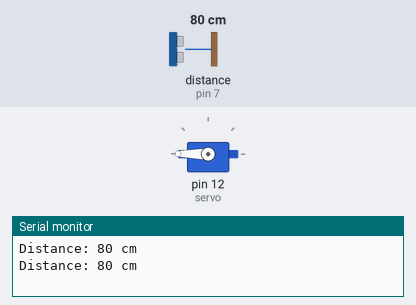
Simulated run of this sketch. Board: Arduino Uno, built with avr-gcc and run on an emulated ATmega328P. Shown: servo, the last lines printed to the serial monitor. Wiring (inferred from the names in the program): ultrasonic range finder: trigger pin 2; echo pin 7. The inputs (shaded band) are chosen by the test bench; at power-on: distance to the obstacle (sensor on pin 7) 80 cm. The echo pulse lasts 58.3 µs per cm.

Above: at 2.0 s.
2.1 s: distance to the obstacle (sensor on pin 7) set to 18 cm
At 3.9 s:
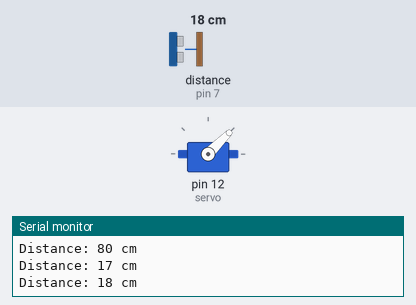
4.3 s: distance to the obstacle (sensor on pin 7) set to 35 cm
At 5.6 s:
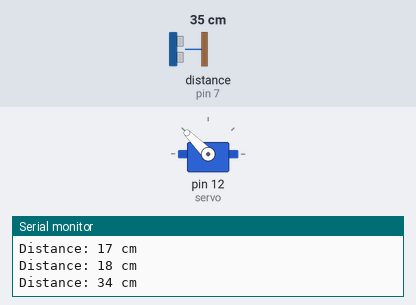
6.3 s: distance to the obstacle (sensor on pin 7) set to 27 cm
At 7.3 s:
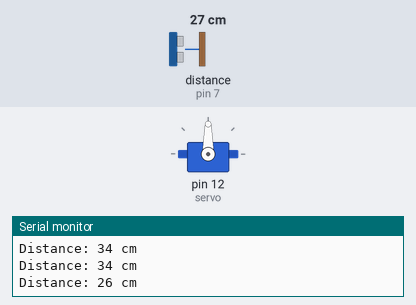
8.3 s: distance to the obstacle (sensor on pin 7) set to 2 cm
At 10.0 s:
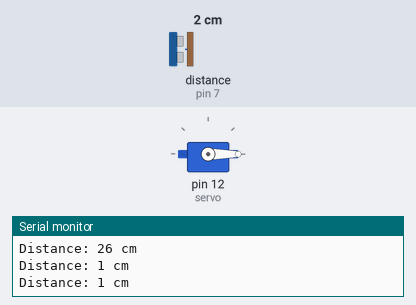
10.3 s: distance to the obstacle (sensor on pin 7) set to 60 cm
At 11.9 s:
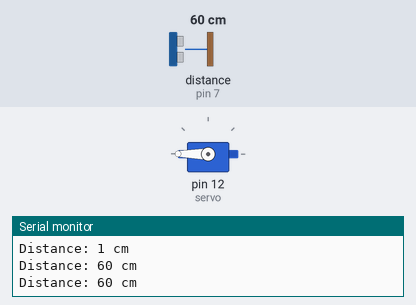
Timing chart, 0 to 13.3 s (numbered marks = the images above; inputs shaded):
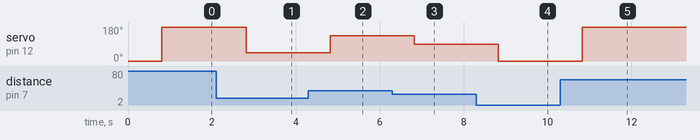

Measured:
- after the input at 2.1 s, servo on pin 12 (servo): 180° → 45° after 0.71 s
- after the input at 4.3 s, servo on pin 12 (servo): 45° → 135° after 0.52 s
- after the input at 6.3 s, servo on pin 12 (servo): 135° → 90° after 0.52 s
- after the input at 8.3 s, servo on pin 12 (servo): 90° → 0° after 0.53 s
- after the input at 10.3 s, servo on pin 12 (servo): 0° → 180° after 0.53 s

The sketch:

Servo_practice_project.ino
```cpp
#include <Servo.h>
  const int triggerPin = 2;
  const int echoPin = 7;
  long cm;
  Servo servo;

void setup() {
  // put your setup code here, to run once:
  // some servos arent calibrated to the standard wavelenth and when you use attach need to set it to the correct pulse wavelegnth instead of between 1 and 2 (if it goes less than 180 degrees of room check and experiment)
  Serial.begin(9600);
  pinMode(triggerPin, OUTPUT);
  pinMode(echoPin, INPUT);

  servo.attach(12); //also assigns the pin but using the built in servo.h

  servo.write(0); //reset servo to default position
  delay(800); // wait a moment to allow it to reset if its not yet reset before starting

  //examples on changing angles with servo.write(time in ms)
  /*
  delay(500);
  servo.write(180);

  delay(900);
  servo.write(95);

  delay(500);
  servo.write(25);

  delay(400);
  servo.write(0);

  delay(800);
  servo.write(180);

  delay(1500);
  servo.write(145);

  delay(500);
  servo.write(0);

  delay(500);
*/

}

void ultraSonicSensorLoop(){
  long duration;

  digitalWrite(triggerPin, LOW);
  delayMicroseconds(2);
  digitalWrite(triggerPin, HIGH);
  delayMicroseconds(10); //check datasheet for what num you need
  digitalWrite(triggerPin, LOW);

  duration = pulseIn(echoPin, HIGH);

  cm = microsecondsToCentimeters(duration);

  Serial.print("Distance: ");
  Serial.print(cm);
  Serial.println(" cm");

}

void loop() {
  ultraSonicSensorLoop(); // cm defined outside ultrasonic loop so others can acess it
  // sensor loop detects and prints the distance in centimeters
  servo.write(distance_to_servo_angle(cm));
  delay(1000); //waits a second in between, you can remove this for more quick reactions, I keep it as mine starts spazing out very rapidly and sounds like a small mouse going through their 3rd divorce after a little too much cheese
}

long microsecondsToCentimeters(long ms){

return ms / 29 /2; // divide by 2 since sound waves have to go to and from the object it hits to return

}

float distance_to_servo_angle(long cm){ //takes in the distance in centimeters and makes the servo rotate to a set roation. numbers are arbitrary and what I thought looked cool.
  if(cm >= 0 && cm < 10){
    return 0;
  }
  else if(cm < 20){
    return 45;
  }

  else if(cm < 30){
    return 90;
  }

  else if(cm < 40){
    return 135;
  }
  else {
    return 180;
  }
}
```
